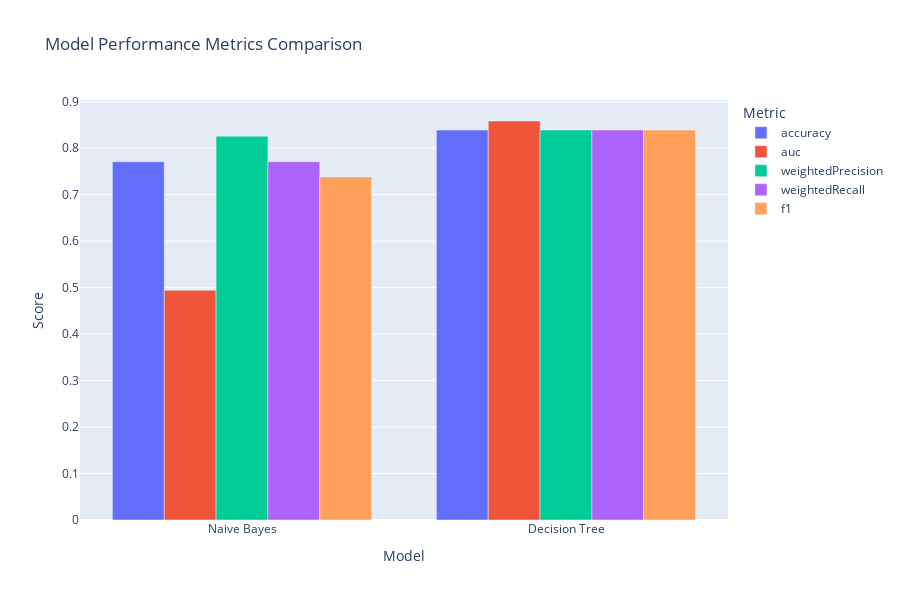

Source (notebook cell):
### Markdown cell above
## Step 6: Interactive Visualization with Plotly

### Code cell
# Interactive metrics comparison
if metrics_df is not None:
    # Prepare data for Plotly
    metrics_long = metrics_df.reset_index().melt(
        id_vars='model',
        var_name='metric',
        value_name='score'
    )
    
    # Create interactive bar chart
    fig = px.bar(metrics_long, x='model', y='score', color='metric',
                 barmode='group', title='Model Performance Metrics Comparison',
                 labels={'score': 'Score', 'model': 'Model', 'metric': 'Metric'})
    fig.update_layout(height=600, showlegend=True)
    
    # Save interactive plot as HTML
    html_path = os.path.join(reports_dir, 'interactive_metrics_comparison.html')
    fig.write_html(html_path)
    print(f"✓ Saved: {html_path}")
    
    # Also save as static image (requires kaleido)
    try:
        fig.write_image(os.path.join(reports_dir, 'interactive_metrics_comparison.png'), width=1200, height=600)
        print(f"✓ Saved: {os.path.join(reports_dir, 'interactive_metrics_comparison.png')}")
    except Exception as e:
        print(f"⚠ Could not save PNG (kaleido may not be installed): {e}")
        print("  HTML version saved successfully")
    
    fig.show()
else:
    print("Metrics not available for interactive visualization")

### Figure 1 — Plotly figure (JSON) as saved in the notebook; plotly's stock layout.template omitted (floating-point values rounded to 4 significant figures)
{"data": [{"alignmentgroup": "True", "hovertemplate": "Metric=accuracy<br>Model=%{x}<br>Score=%{y}<extra></extra>", "legendgroup": "accuracy", "marker": {"color": "#636efa", "pattern": {"shape": ""}}, "name": "accuracy", "offsetgroup": "accuracy", "orientation": "v", "showlegend": true, "textposition": "auto", "type": "bar", "x": ["Naive Bayes", "Decision Tree"], "xaxis": "x", "y": [0.7709, 0.839], "yaxis": "y"}, {"alignmentgroup": "True", "hovertemplate": "Metric=auc<br>Model=%{x}<br>Score=%{y}<extra></extra>", "legendgroup": "auc", "marker": {"color": "#EF553B", "pattern": {"shape": ""}}, "name": "auc", "offsetgroup": "auc", "orientation": "v", "showlegend": true, "textposition": "auto", "type": "bar", "x": ["Naive Bayes", "Decision Tree"], "xaxis": "x", "y": [0.4942, 0.8585], "yaxis": "y"}, {"alignmentgroup": "True", "hovertemplate": "Metric=weightedPrecision<br>Model=%{x}<br>Score=%{y}<extra></extra>", "legendgroup": "weightedPrecision", "marker": {"color": "#00cc96", "pattern": {"shape": ""}}, "name": "weightedPrecision", "offsetgroup": "weightedPrecision", "orientation": "v", "showlegend": true, "textposition": "auto", "type": "bar", "x": ["Naive Bayes", "Decision Tree"], "xaxis": "x", "y": [0.8257, 0.839], "yaxis": "y"}, {"alignmentgroup": "True", "hovertemplate": "Metric=weightedRecall<br>Model=%{x}<br>Score=%{y}<extra></extra>", "legendgroup": "weightedRecall", "marker": {"color": "#ab63fa", "pattern": {"shape": ""}}, "name": "weightedRecall", "offsetgroup": "weightedRecall", "orientation": "v", "showlegend": true, "textposition": "auto", "type": "bar", "x": ["Naive Bayes", "Decision Tree"], "xaxis": "x", "y": [0.7709, 0.839], "yaxis": "y"}, {"alignmentgroup": "True", "hovertemplate": "Metric=f1<br>Model=%{x}<br>Score=%{y}<extra></extra>", "legendgroup": "f1", "marker": {"color": "#FFA15A", "pattern": {"shape": ""}}, "name": "f1", "offsetgroup": "f1", "orientation": "v", "showlegend": true, "textposition": "auto", "type": "bar", "x": ["Naive Bayes", "Decision Tree"], "xaxis": "x", "y": [0.7382, 0.839], "yaxis": "y"}], "layout": {"barmode": "group", "height": 600, "legend": {"title": {"text": "Metric"}, "tracegroupgap": 0}, "showlegend": true, "title": {"text": "Model Performance Metrics Comparison"}, "xaxis": {"anchor": "y", "domain": [0, 1], "title": {"text": "Model"}}, "yaxis": {"anchor": "x", "domain": [0, 1], "title": {"text": "Score"}}}}
